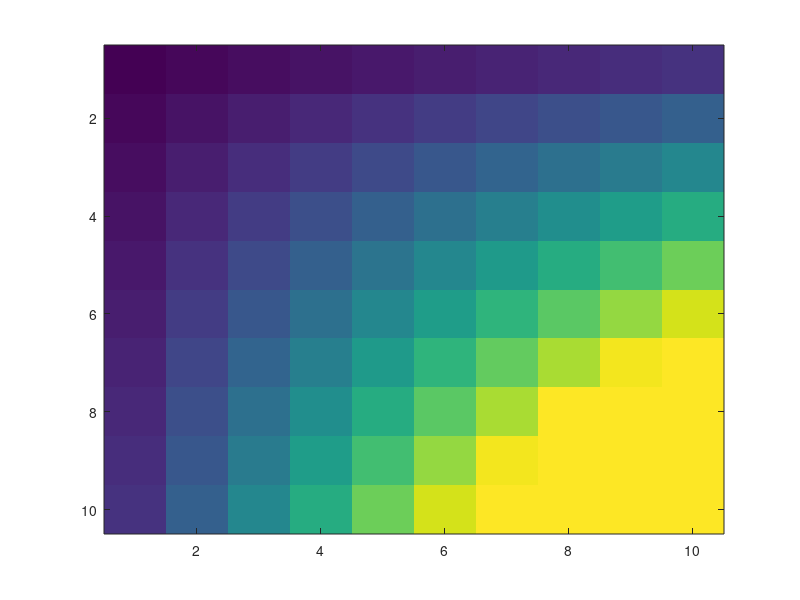

Reproduce this figure in MATLAB.
%matrixPopluate.m
clear
clc

N=10;

m=zeros(N);

for j = 1:N
    for i = 1:N
        m(j,i) = i*j;
        image(m)
        pause(.1)
    end
end
%image(m)